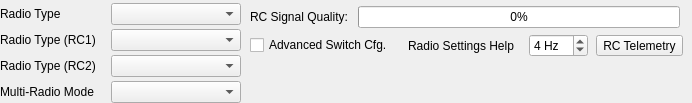
              <widget class="QWidget" name="widget_radioType" native="true">
               <property name="sizePolicy">
                <sizepolicy hsizetype="Preferred" vsizetype="Preferred">
                 <horstretch>0</horstretch>
                 <verstretch>0</verstretch>
                </sizepolicy>
               </property>
               <layout class="QGridLayout" name="gridLayout_15" columnstretch="0,0,0,1,6">
                <property name="leftMargin">
                 <number>0</number>
                </property>
                <property name="topMargin">
                 <number>3</number>
                </property>
                <property name="rightMargin">
                 <number>0</number>
                </property>
                <property name="bottomMargin">
                 <number>0</number>
                </property>
                <property name="horizontalSpacing">
                 <number>0</number>
                </property>
                <property name="verticalSpacing">
                 <number>4</number>
                </property>
                <item row="0" column="4" rowspan="4" alignment="Qt::AlignTop">
                 <widget class="QFrame" name="frame">
                  <property name="frameShape">
                   <enum>QFrame::NoFrame</enum>
                  </property>
                  <layout class="QVBoxLayout" name="verticalLayout_2" stretch="0,1">
                   <property name="spacing">
                    <number>6</number>
                   </property>
                   <property name="topMargin">
                    <number>3</number>
                   </property>
                   <property name="rightMargin">
                    <number>9</number>
                   </property>
                   <property name="bottomMargin">
                    <number>7</number>
                   </property>
                   <item>
                    <layout class="QHBoxLayout" name="horizontalLayout_6">
                     <property name="spacing">
                      <number>10</number>
                     </property>
                     <property name="rightMargin">
                      <number>3</number>
                     </property>
                     <item>
                      <widget class="QLabel" name="label_10">
                       <property name="sizePolicy">
                        <sizepolicy hsizetype="Fixed" vsizetype="Preferred">
                         <horstretch>0</horstretch>
                         <verstretch>0</verstretch>
                        </sizepolicy>
                       </property>
                       <property name="text">
                        <string>RC Signal Quality:</string>
                       </property>
                      </widget>
                     </item>
                     <item>
                      <widget class="QProgressBar" name="progressBar_rssi">
                       <property name="sizePolicy">
                        <sizepolicy hsizetype="Preferred" vsizetype="Fixed">
                         <horstretch>0</horstretch>
                         <verstretch>0</verstretch>
                        </sizepolicy>
                       </property>
                       <property name="toolTip">
                        <string>&lt;html&gt;&lt;head/&gt;&lt;body&gt;&lt;p&gt;AutoQuad RADIO_QUALITY indicator, roughly a measure of lost radio packets and signal quality.&lt;/p&gt;&lt;/body&gt;&lt;/html&gt;</string>
                       </property>
                       <property name="minimum">
                        <number>0</number>
                       </property>
                       <property name="maximum">
                        <number>99</number>
                       </property>
                       <property name="value">
                        <number>0</number>
                       </property>
                       <property name="format">
                        <string notr="true">%p%</string>
                       </property>
                       <property name="styleType" stdset="0">
                        <string notr="true">radioControlsRSSI</string>
                       </property>
                      </widget>
                     </item>
                    </layout>
                   </item>
                   <item>
                    <layout class="QHBoxLayout" name="horizontalLayout_3">
                     <property name="spacing">
                      <number>8</number>
                     </property>
                     <item>
                      <widget class="QCheckBox" name="checkBox_showAdvRadioCfg">
                       <property name="toolTip">
                        <string>&lt;html&gt;&lt;head/&gt;&lt;body&gt;&lt;p&gt;Enable advanced switch controls setup to adjust activation values precisely. This can be useful to set up more than three controls on one channel.&lt;/p&gt;&lt;/body&gt;&lt;/html&gt;</string>
                       </property>
                       <property name="text">
                        <string>Advanced Switch Cfg.</string>
                       </property>
                      </widget>
                     </item>
                     <item>
                      <spacer name="horizontalSpacer_10">
                       <property name="orientation">
                        <enum>Qt::Horizontal</enum>
                       </property>
                       <property name="sizeHint" stdset="0">
                        <size>
                         <width>0</width>
                         <height>20</height>
                        </size>
                       </property>
                      </spacer>
                     </item>
                     <item>
                      <widget class="QToolButton" name="toolButton_radioHelp">
                       <property name="toolTip">
                        <string>&lt;html&gt;&lt;head/&gt;&lt;body&gt;&lt;p&gt;Open Help text about RC setup.&lt;/p&gt;&lt;/body&gt;&lt;/html&gt;</string>
                       </property>
                       <property name="text">
                        <string>Radio Settings Help</string>
                       </property>
                       <property name="icon">
                        <iconset resource="../../qgroundcontrol.qrc">
                         <normaloff>:/files/images/actions/question-frame.png</normaloff>:/files/images/actions/question-frame.png</iconset>
                       </property>
                       <property name="iconSize">
                        <size>
                         <width>15</width>
                         <height>15</height>
                        </size>
                       </property>
                       <property name="autoRaise">
                        <bool>true</bool>
                       </property>
                      </widget>
                     </item>
                     <item>
                      <widget class="QSpinBox" name="spinBox_rcGraphRefreshFreq">
                       <property name="sizePolicy">
                        <sizepolicy hsizetype="Fixed" vsizetype="Fixed">
                         <horstretch>0</horstretch>
                         <verstretch>0</verstretch>
                        </sizepolicy>
                       </property>
                       <property name="toolTip">
                        <string>&lt;html&gt;&lt;head/&gt;&lt;body&gt;&lt;p&gt;Refresh frequency of channels graph.  Higher frequencies consume more resources like telemetry bandwidth and processor time, but make the channel value bars and switch indicators more responsive.&lt;/p&gt;&lt;/body&gt;&lt;/html&gt;</string>
                       </property>
                       <property name="suffix">
                        <string> Hz</string>
                       </property>
                       <property name="maximum">
                        <number>50</number>
                       </property>
                       <property name="value">
                        <number>4</number>
                       </property>
                      </widget>
                     </item>
                     <item>
                      <widget class="QToolButton" name="toolButton_toggleRadioGraph">
                       <property name="sizePolicy">
                        <sizepolicy hsizetype="Fixed" vsizetype="Fixed">
                         <horstretch>0</horstretch>
                         <verstretch>0</verstretch>
                        </sizepolicy>
                       </property>
                       <property name="toolTip">
                        <string>&lt;html&gt;&lt;head/&gt;&lt;body&gt;&lt;p&gt;Toggle radio channel value updates on/off.  Use this to enable the channel monitor indicator next to each control and switch configuration (bar graph or active indicator).&lt;/p&gt;&lt;/body&gt;&lt;/html&gt;</string>
                       </property>
                       <property name="text">
                        <string>RC Telemetry</string>
                       </property>
                       <property name="icon">
                        <iconset resource="../../qgroundcontrol.qrc">
                         <normaloff>:/files/images/actions/media-playback-start.svg</normaloff>
                         <normalon>:/files/images/actions/media-playback-stop.svg</normalon>
                         <disabledon>:/files/images/actions/media-playback-stop.svg</disabledon>
                         <activeoff>:/files/images/actions/media-playback-start.svg</activeoff>
                         <activeon>:/files/images/actions/media-playback-stop.svg</activeon>
                         <selectedoff>:/files/images/actions/media-playback-start.svg</selectedoff>
                         <selectedon>:/files/images/actions/media-playback-stop.svg</selectedon>:/files/images/actions/media-playback-start.svg</iconset>
                       </property>
                       <property name="iconSize">
                        <size>
                         <width>14</width>
                         <height>14</height>
                        </size>
                       </property>
                       <property name="checkable">
                        <bool>true</bool>
                       </property>
                       <property name="checked">
                        <bool>false</bool>
                       </property>
                       <property name="toolButtonStyle">
                        <enum>Qt::ToolButtonTextBesideIcon</enum>
                       </property>
                      </widget>
                     </item>
                    </layout>
                   </item>
                  </layout>
                 </widget>
                </item>
                <item row="2" column="2" alignment="Qt::AlignLeft">
                 <widget class="QComboBox" name="comboBox_radioSetup2">
                  <property name="sizePolicy">
                   <sizepolicy hsizetype="Fixed" vsizetype="Fixed">
                    <horstretch>0</horstretch>
                    <verstretch>0</verstretch>
                   </sizepolicy>
                  </property>
                  <property name="minimumSize">
                   <size>
                    <width>130</width>
                    <height>0</height>
                   </size>
                  </property>
                  <property name="toolTip">
                   <string>&lt;html&gt;&lt;head/&gt;&lt;body&gt;&lt;p&gt;Radio type on &lt;span style=&quot; font-weight:600;&quot;&gt;RC port 2&lt;/span&gt;.&lt;/p&gt;&lt;p&gt;For &lt;span style=&quot; font-weight:600;&quot;&gt;AQ6&lt;/span&gt; this could be Motor Port 14 for &lt;span style=&quot; text-decoration: underline;&quot;&gt;PPM input only&lt;/span&gt;.&lt;/p&gt;&lt;p&gt;For AQ &lt;span style=&quot; font-weight:600;&quot;&gt;M4&lt;/span&gt;, this is the external radio connection for Spektrum, SBus, SUMD, MLink, or PPM.&lt;/p&gt;&lt;p&gt;&lt;span style=&quot; font-weight:600;&quot;&gt;CYRF&lt;/span&gt; and &lt;span style=&quot; font-weight:600;&quot;&gt;Deltang&lt;/span&gt; radio types support Spektrum DSM2 and DSMX protocols.&lt;/p&gt;&lt;/body&gt;&lt;/html&gt;</string>
                  </property>
                  <property name="sizeAdjustPolicy">
                   <enum>QComboBox::AdjustToContents</enum>
                  </property>
                 </widget>
                </item>
                <item row="3" column="2" alignment="Qt::AlignLeft">
                 <widget class="QComboBox" name="comboBox_multiRadioMode">
                  <property name="sizePolicy">
                   <sizepolicy hsizetype="Fixed" vsizetype="Fixed">
                    <horstretch>0</horstretch>
                    <verstretch>0</verstretch>
                   </sizepolicy>
                  </property>
                  <property name="minimumSize">
                   <size>
                    <width>130</width>
                    <height>0</height>
                   </size>
                  </property>
                  <property name="toolTip">
                   <string>&lt;html&gt;&lt;head/&gt;&lt;body&gt;&lt;p&gt;When using multiple radio inputs at once, different operating modes are available:&lt;/p&gt;&lt;p&gt;&lt;span style=&quot; font-weight:600;&quot;&gt;Diversity&lt;/span&gt; -- The receiver with the highest signal quality level is used. This is the default.&lt;/p&gt;&lt;p&gt;&lt;span style=&quot; font-weight:600;&quot;&gt;Split Control&lt;/span&gt; - RC1 is used for channels 1-18, and RC2 is used for channels 19-36. This could be useful for custom firmare implementations or future releases.&lt;/p&gt;&lt;/body&gt;&lt;/html&gt;</string>
                  </property>
                  <property name="sizeAdjustPolicy">
                   <enum>QComboBox::AdjustToContents</enum>
                  </property>
                 </widget>
                </item>
                <item row="0" column="2" alignment="Qt::AlignLeft">
                 <widget class="QComboBox" name="RADIO_TYPE">
                  <property name="sizePolicy">
                   <sizepolicy hsizetype="Fixed" vsizetype="Fixed">
                    <horstretch>0</horstretch>
                    <verstretch>0</verstretch>
                   </sizepolicy>
                  </property>
                  <property name="minimumSize">
                   <size>
                    <width>130</width>
                    <height>0</height>
                   </size>
                  </property>
                  <property name="sizeAdjustPolicy">
                   <enum>QComboBox::AdjustToContents</enum>
                  </property>
                 </widget>
                </item>
                <item row="0" column="0">
                 <widget class="QLabel" name="label_RADIO_TYPE">
                  <property name="sizePolicy">
                   <sizepolicy hsizetype="Fixed" vsizetype="Fixed">
                    <horstretch>0</horstretch>
                    <verstretch>0</verstretch>
                   </sizepolicy>
                  </property>
                  <property name="text">
                   <string>Radio Type</string>
                  </property>
                 </widget>
                </item>
                <item row="1" column="0">
                 <widget class="QLabel" name="label_RADIO_SETUP">
                  <property name="sizePolicy">
                   <sizepolicy hsizetype="Fixed" vsizetype="Fixed">
                    <horstretch>0</horstretch>
                    <verstretch>0</verstretch>
                   </sizepolicy>
                  </property>
                  <property name="text">
                   <string>Radio Type (RC1)</string>
                  </property>
                 </widget>
                </item>
                <item row="2" column="0">
                 <widget class="QLabel" name="label_radioSetup2">
                  <property name="sizePolicy">
                   <sizepolicy hsizetype="Fixed" vsizetype="Fixed">
                    <horstretch>0</horstretch>
                    <verstretch>0</verstretch>
                   </sizepolicy>
                  </property>
                  <property name="text">
                   <string>Radio Type (RC2)</string>
                  </property>
                 </widget>
                </item>
                <item row="1" column="2" alignment="Qt::AlignLeft">
                 <widget class="QComboBox" name="RADIO_SETUP">
                  <property name="sizePolicy">
                   <sizepolicy hsizetype="Fixed" vsizetype="Fixed">
                    <horstretch>0</horstretch>
                    <verstretch>0</verstretch>
                   </sizepolicy>
                  </property>
                  <property name="minimumSize">
                   <size>
                    <width>130</width>
                    <height>0</height>
                   </size>
                  </property>
                  <property name="toolTip">
                   <string>&lt;html&gt;&lt;head/&gt;&lt;body&gt;&lt;p&gt;Primary radio type on &lt;span style=&quot; font-weight:600;&quot;&gt;RC port 1&lt;/span&gt;.&lt;/p&gt;&lt;p&gt;For &lt;span style=&quot; font-weight:600;&quot;&gt;AQ6&lt;/span&gt; this is the main external reciever port (white 3-pin connector for Spektrum, SBus, SUMD, MLink) &lt;span style=&quot; text-decoration: underline;&quot;&gt;or&lt;/span&gt; Motor Port 14 for PPM input.&lt;/p&gt;&lt;p&gt;For AQ &lt;span style=&quot; font-weight:600;&quot;&gt;M4&lt;/span&gt;, this is the built-in radio port (Deltang or CYRF).&lt;/p&gt;&lt;p&gt;&lt;span style=&quot; font-weight:600;&quot;&gt;CYRF&lt;/span&gt; and &lt;span style=&quot; font-weight:600;&quot;&gt;Deltang&lt;/span&gt; radio types support Spektrum DSM2 and DSMX protocols.&lt;/p&gt;&lt;/body&gt;&lt;/html&gt;</string>
                  </property>
                  <property name="sizeAdjustPolicy">
                   <enum>QComboBox::AdjustToContents</enum>
                  </property>
                 </widget>
                </item>
                <item row="3" column="0">
                 <widget class="QLabel" name="label_multiRadioMode">
                  <property name="sizePolicy">
                   <sizepolicy hsizetype="Fixed" vsizetype="Fixed">
                    <horstretch>0</horstretch>
                    <verstretch>0</verstretch>
                   </sizepolicy>
                  </property>
                  <property name="text">
                   <string>Multi-Radio Mode</string>
                  </property>
                 </widget>
                </item>
                <item row="1" column="3">
                 <spacer name="horizontalSpacer_4">
                  <property name="orientation">
                   <enum>Qt::Horizontal</enum>
                  </property>
                  <property name="sizeType">
                   <enum>QSizePolicy::Expanding</enum>
                  </property>
                  <property name="sizeHint" stdset="0">
                   <size>
                    <width>0</width>
                    <height>20</height>
                   </size>
                  </property>
                 </spacer>
                </item>
                <item row="0" column="1" rowspan="4">
                 <spacer name="horizontalSpacer_11">
                  <property name="orientation">
                   <enum>Qt::Horizontal</enum>
                  </property>
                  <property name="sizeType">
                   <enum>QSizePolicy::Fixed</enum>
                  </property>
                  <property name="sizeHint" stdset="0">
                   <size>
                    <width>15</width>
                    <height>20</height>
                   </size>
                  </property>
                 </spacer>
                </item>
               </layout>
              </widget>
